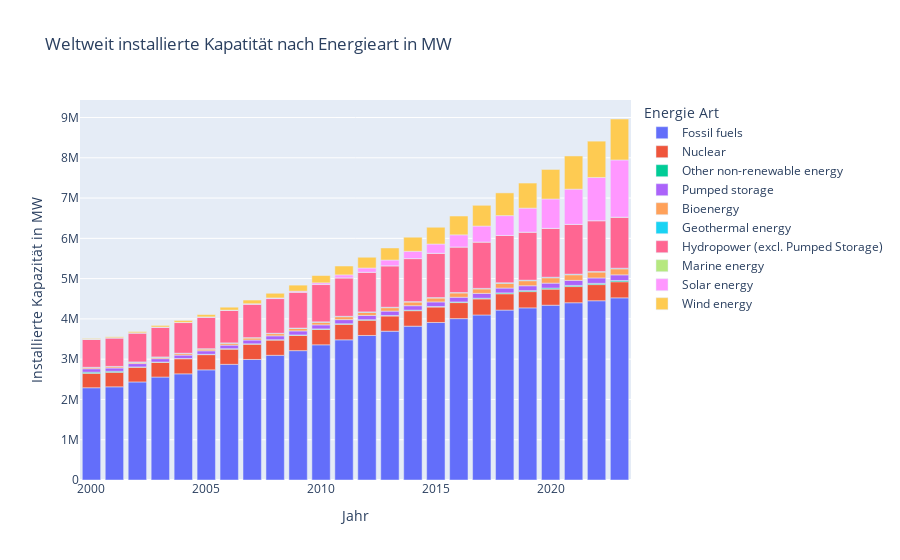

Notebook code for this chart:
### Code cell
import pandas as pd
import plotly.express as px

df_global_bar = df_global

# Calculate percentages for each year and technology group
df_global_bar["Percentage"] = df_global_bar.groupby("Year")["Sum of Electricity Installed Capacity (MW)"].transform(
    lambda x: (x / x.sum()) * 100
)

# Create the bar chart
fig_global_kapazität = px.bar(
    df_global_bar,
    x="Year",
    y="Sum of Electricity Installed Capacity (MW)",
    color="Group Technology",
    custom_data=["Percentage"],
    title="Weltweit installierte Kapatität nach Energieart in MW",
)

# Customize hover template to display percentages
fig_global_kapazität.update_traces(hovertemplate="Jahr: %{x} <br>Kapazität: %{y:.2f} MW<br>Prozent: %{customdata[0]:.2f}%")

# Update layout title and labels
fig_global_kapazität.update_layout(
    title="Weltweit installierte Kapatität nach Energieart in MW",
    xaxis_title="Jahr",
    yaxis_title="Installierte Kapazität in MW",
    legend_title="Energie Art"
)

# Diagramm anzeigen
fig_global_kapazität.show()

### Figure 1 — Plotly figure (JSON) as saved in the notebook; plotly's stock layout.template omitted (floating-point values rounded to 4 significant figures)
{"data": [{"alignmentgroup": "True", "customdata": [[65.18], [65.08], [66.07], [66.6], [66.55], [66.57], [66.93], [66.98], [66.78], [66.38], [66.13], [65.5], [64.89], [64.14], [63.37], [62.33], [61.13], [60.07], [59.18], [57.97], [56.28], [54.7], [52.9], [50.46]], "hovertemplate": "Jahr: %{x} <br>Kapazität: %{y:.2f} MW<br>Prozent: %{customdata[0]:.2f}%", "legendgroup": "Fossil fuels", "marker": {"color": "#636efa", "pattern": {"shape": ""}}, "name": "Fossil fuels", "offsetgroup": "Fossil fuels", "orientation": "v", "showlegend": true, "textposition": "auto", "type": "bar", "x": [2000, 2001, 2002, 2003, 2004, 2005, 2006, 2007, 2008, 2009, 2010, 2011, 2012, 2013, 2014, 2015, 2016, 2017, 2018, 2019, 2020, 2021, 2022, 2023], "xaxis": "x", "y": [2290000.0, 2314000.0, 2434000.0, 2556000.0, 2636000.0, 2735000.0, 2872000.0, 2993000.0, 3096000.0, 3212000.0, 3357000.0, 3480000.0, 3589000.0, 3695000.0, 3820000.0, 3911000.0, 4007000.0, 4097000.0, 4218000.0, 4274000.0, 4340000.0, 4401000.0, 4450000.0, 4523000.0], "yaxis": "y"}, {"alignmentgroup": "True", "customdata": [[10.2], [10.14], [9.952], [9.551], [9.437], [9.201], [8.824], [8.5], [8.166], [7.853], [7.519], [7.272], [6.85], [6.542], [6.365], [6.109], [6.077], [5.846], [5.684], [5.475], [5.184], [4.995], [4.772], [4.458]], "hovertemplate": "Jahr: %{x} <br>Kapazität: %{y:.2f} MW<br>Prozent: %{customdata[0]:.2f}%", "legendgroup": "Nuclear", "marker": {"color": "#EF553B", "pattern": {"shape": ""}}, "name": "Nuclear", "offsetgroup": "Nuclear", "orientation": "v", "showlegend": true, "textposition": "auto", "type": "bar", "x": [2000, 2001, 2002, 2003, 2004, 2005, 2006, 2007, 2008, 2009, 2010, 2011, 2012, 2013, 2014, 2015, 2016, 2017, 2018, 2019, 2020, 2021, 2022, 2023], "xaxis": "x", "y": [358500.0, 360300.0, 366700.0, 366500.0, 373800.0, 378000.0, 378600.0, 379800.0, 378600.0, 379900.0, 381700.0, 386400.0, 378900.0, 376900.0, 383700.0, 383400.0, 398300.0, 398700.0, 405200.0, 403700.0, 399700.0, 401900.0, 401500.0, 399600.0], "yaxis": "y"}, {"alignmentgroup": "True", "customdata": [[0.8002], [0.7357], [0.1802], [0.1881], [0.1905], [0.2099], [0.2117], [0.2012], [0.1979], [0.1995], [0.2505], [0.2233], [0.228], [0.2428], [0.2442], [0.2351], [0.2406], [0.2585], [0.3088], [0.3343], [0.3365], [0.3608], [0.3632], [0.3482]], "hovertemplate": "Jahr: %{x} <br>Kapazität: %{y:.2f} MW<br>Prozent: %{customdata[0]:.2f}%", "legendgroup": "Other non-renewable energy", "marker": {"color": "#00cc96", "pattern": {"shape": ""}}, "name": "Other non-renewable energy", "offsetgroup": "Other non-renewable energy", "orientation": "v", "showlegend": true, "textposition": "auto", "type": "bar", "x": [2000, 2001, 2002, 2003, 2004, 2005, 2006, 2007, 2008, 2009, 2010, 2011, 2012, 2013, 2014, 2015, 2016, 2017, 2018, 2019, 2020, 2021, 2022, 2023], "xaxis": "x", "y": [28120.0, 26150.0, 6639.0, 7217.0, 7545.0, 8624.0, 9082.0, 8991.0, 9173.0, 9651.0, 12720.0, 11870.0, 12610.0, 13990.0, 14720.0, 14750.0, 15770.0, 17630.0, 22010.0, 24650.0, 25950.0, 29030.0, 30560.0, 31210.0], "yaxis": "y"}, {"alignmentgroup": "True", "customdata": [[2.418], [2.273], [2.241], [2.155], [2.121], [2.114], [2.087], [2.097], [2.062], [2.072], [1.971], [1.944], [1.909], [1.87], [1.816], [1.783], [1.785], [1.757], [1.688], [1.636], [1.587], [1.554], [1.597], [1.56]], "hovertemplate": "Jahr: %{x} <br>Kapazität: %{y:.2f} MW<br>Prozent: %{customdata[0]:.2f}%", "legendgroup": "Pumped storage", "marker": {"color": "#ab63fa", "pattern": {"shape": ""}}, "name": "Pumped storage", "offsetgroup": "Pumped storage", "orientation": "v", "showlegend": true, "textposition": "auto", "type": "bar", "x": [2000, 2001, 2002, 2003, 2004, 2005, 2006, 2007, 2008, 2009, 2010, 2011, 2012, 2013, 2014, 2015, 2016, 2017, 2018, 2019, 2020, 2021, 2022, 2023], "xaxis": "x", "y": [84970.0, 80800.0, 82580.0, 82690.0, 84000.0, 86840.0, 89520.0, 93700.0, 95620.0, 100200.0, 100100.0, 103300.0, 105600.0, 107700.0, 109500.0, 111900.0, 117000.0, 119800.0, 120400.0, 120600.0, 122400.0, 125000.0, 134400.0, 139900.0], "yaxis": "y"}, {"alignmentgroup": "True", "customdata": [[0.8062], [0.8858], [0.8977], [0.92], [0.9659], [1.06], [1.106], [1.133], [1.177], [1.271], [1.305], [1.367], [1.403], [1.476], [1.507], [1.543], [1.612], [1.633], [1.664], [1.699], [1.727], [1.734], [1.734], [1.676]], "hovertemplate": "Jahr: %{x} <br>Kapazität: %{y:.2f} MW<br>Prozent: %{customdata[0]:.2f}%", "legendgroup": "Bioenergy", "marker": {"color": "#FFA15A", "pattern": {"shape": ""}}, "name": "Bioenergy", "offsetgroup": "Bioenergy", "orientation": "v", "showlegend": true, "textposition": "auto", "type": "bar", "x": [2000, 2001, 2002, 2003, 2004, 2005, 2006, 2007, 2008, 2009, 2010, 2011, 2012, 2013, 2014, 2015, 2016, 2017, 2018, 2019, 2020, 2021, 2022, 2023], "xaxis": "x", "y": [28330.0, 31490.0, 33080.0, 35300.0, 38260.0, 43530.0, 47470.0, 50620.0, 54570.0, 61510.0, 66230.0, 72650.0, 77620.0, 85010.0, 90840.0, 96840.0, 105700.0, 111400.0, 118600.0, 125200.0, 133200.0, 139500.0, 145900.0, 150300.0], "yaxis": "y"}, {"alignmentgroup": "True", "customdata": [[0.2354], [0.2239], [0.2202], [0.2134], [0.2072], [0.2083], [0.2041], [0.2017], [0.201], [0.2016], [0.1953], [0.1893], [0.1902], [0.1872], [0.1866], [0.1888], [0.1857], [0.1866], [0.1851], [0.1875], [0.1836], [0.1794], [0.1742], [0.1656]], "hovertemplate": "Jahr: %{x} <br>Kapazität: %{y:.2f} MW<br>Prozent: %{customdata[0]:.2f}%", "legendgroup": "Geothermal energy", "marker": {"color": "#19d3f3", "pattern": {"shape": ""}}, "name": "Geothermal energy", "offsetgroup": "Geothermal energy", "orientation": "v", "showlegend": true, "textposition": "auto", "type": "bar", "x": [2000, 2001, 2002, 2003, 2004, 2005, 2006, 2007, 2008, 2009, 2010, 2011, 2012, 2013, 2014, 2015, 2016, 2017, 2018, 2019, 2020, 2021, 2022, 2023], "xaxis": "x", "y": [8273.0, 7961.0, 8113.0, 8188.0, 8209.0, 8556.0, 8759.0, 9013.0, 9319.0, 9754.0, 9914.0, 10060.0, 10520.0, 10790.0, 11250.0, 11850.0, 12170.0, 12730.0, 13200.0, 13820.0, 14160.0, 14430.0, 14650.0, 14850.0], "yaxis": "y"}, {"alignmentgroup": "True", "customdata": [[19.84], [19.95], [19.55], [19.29], [19.23], [19.09], [18.78], [18.63], [18.59], [18.43], [18.24], [17.95], [17.8], [17.87], [17.71], [17.52], [17.24], [16.88], [16.47], [16.17], [15.73], [15.36], [14.99], [14.15]], "hovertemplate": "Jahr: %{x} <br>Kapazität: %{y:.2f} MW<br>Prozent: %{customdata[0]:.2f}%", "legendgroup": "Hydropower (excl. Pumped Storage)", "marker": {"color": "#FF6692", "pattern": {"shape": ""}}, "name": "Hydropower (excl. Pumped Storage)", "offsetgroup": "Hydropower (excl. Pumped Storage)", "orientation": "v", "showlegend": true, "textposition": "auto", "type": "bar", "x": [2000, 2001, 2002, 2003, 2004, 2005, 2006, 2007, 2008, 2009, 2010, 2011, 2012, 2013, 2014, 2015, 2016, 2017, 2018, 2019, 2020, 2021, 2022, 2023], "xaxis": "x", "y": [697200.0, 709100.0, 720300.0, 740400.0, 761800.0, 784200.0, 805600.0, 832400.0, 861900.0, 891700.0, 925900.0, 953900.0, 984700.0, 1030000.0, 1067000.0, 1100000.0, 1130000.0, 1151000.0, 1174000.0, 1192000.0, 1213000.0, 1236000.0, 1261000.0, 1268000.0], "yaxis": "y"}, {"alignmentgroup": "True", "customdata": [[0.00678], [0.006758], [0.006602], [0.006365], [0.006141], [0.005873], [0.0056], [0.005429], [0.005296], [0.005079], [0.004927], [0.00947], [0.00922], [0.008855], [0.008519], [0.008176], [0.00799], [0.007736], [0.007402], [0.007136], [0.006803], [0.006512], [0.006242], [0.005879]], "hovertemplate": "Jahr: %{x} <br>Kapazität: %{y:.2f} MW<br>Prozent: %{customdata[0]:.2f}%", "legendgroup": "Marine energy", "marker": {"color": "#B6E880", "pattern": {"shape": ""}}, "name": "Marine energy", "offsetgroup": "Marine energy", "orientation": "v", "showlegend": true, "textposition": "auto", "type": "bar", "x": [2000, 2001, 2002, 2003, 2004, 2005, 2006, 2007, 2008, 2009, 2010, 2011, 2012, 2013, 2014, 2015, 2016, 2017, 2018, 2019, 2020, 2021, 2022, 2023], "xaxis": "x", "y": [238.2, 240.2, 243.2, 244.2, 243.2, 241.2, 240.2, 242.6, 245.6, 245.8, 250.1, 503.2, 509.9, 510.1, 513.5, 513.1, 523.7, 527.7, 527.7, 526.1, 524.5, 524.0, 525.1, 526.9], "yaxis": "y"}, {"alignmentgroup": "True", "customdata": [[0.03485], [0.04153], [0.04946], [0.06124], [0.08675], [0.1204], [0.1515], [0.2009], [0.329], [0.4876], [0.8191], [1.392], [1.885], [2.455], [2.999], [3.65], [4.595], [5.811], [6.911], [8.076], [9.446], [10.86], [12.76], [15.83]], "hovertemplate": "Jahr: %{x} <br>Kapazität: %{y:.2f} MW<br>Prozent: %{customdata[0]:.2f}%", "legendgroup": "Solar energy", "marker": {"color": "#FF97FF", "pattern": {"shape": ""}}, "name": "Solar energy", "offsetgroup": "Solar energy", "orientation": "v", "showlegend": true, "textposition": "auto", "type": "bar", "x": [2000, 2001, 2002, 2003, 2004, 2005, 2006, 2007, 2008, 2009, 2010, 2011, 2012, 2013, 2014, 2015, 2016, 2017, 2018, 2019, 2020, 2021, 2022, 2023], "xaxis": "x", "y": [1225.0, 1476.0, 1823.0, 2350.0, 3436.0, 4945.0, 6500.0, 8976.0, 15250.0, 23590.0, 41580.0, 73960.0, 104200.0, 141400.0, 180800.0, 229100.0, 301200.0, 396300.0, 492600.0, 595500.0, 728400.0, 873900.0, 1073000.0, 1419000.0], "yaxis": "y"}, {"alignmentgroup": "True", "customdata": [[0.4825], [0.6736], [0.8335], [1.007], [1.203], [1.421], [1.705], [2.048], [2.492], [3.103], [3.567], [4.144], [4.833], [5.206], [5.797], [6.634], [7.124], [7.551], [7.91], [8.446], [9.515], [10.25], [10.71], [11.35]], "hovertemplate": "Jahr: %{x} <br>Kapazität: %{y:.2f} MW<br>Prozent: %{customdata[0]:.2f}%", "legendgroup": "Wind energy", "marker": {"color": "#FECB52", "pattern": {"shape": ""}}, "name": "Wind energy", "offsetgroup": "Wind energy", "orientation": "v", "showlegend": true, "textposition": "auto", "type": "bar", "x": [2000, 2001, 2002, 2003, 2004, 2005, 2006, 2007, 2008, 2009, 2010, 2011, 2012, 2013, 2014, 2015, 2016, 2017, 2018, 2019, 2020, 2021, 2022, 2023], "xaxis": "x", "y": [16960.0, 23950.0, 30710.0, 38650.0, 47660.0, 58380.0, 73140.0, 91520.0, 115500.0, 150100.0, 181100.0, 220200.0, 267300.0, 299900.0, 349400.0, 416300.0, 467000.0, 515000.0, 563800.0, 622800.0, 733700.0, 824600.0, 901200.0, 1017000.0], "yaxis": "y"}], "layout": {"barmode": "relative", "legend": {"title": {"text": "Energie Art"}, "tracegroupgap": 0}, "title": {"text": "Weltweit installierte Kapatität nach Energieart in MW"}, "xaxis": {"anchor": "y", "domain": [0, 1], "title": {"text": "Jahr"}}, "yaxis": {"anchor": "x", "domain": [0, 1], "title": {"text": "Installierte Kapazität in MW"}}}}
